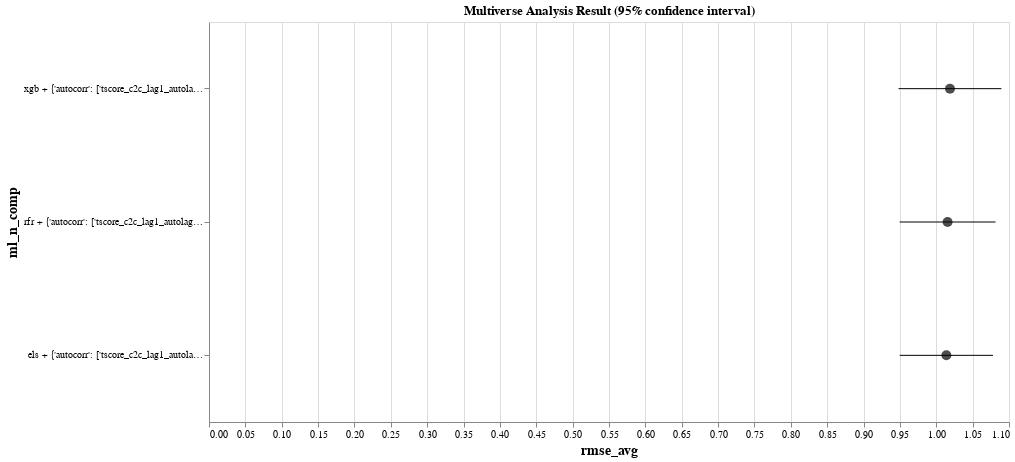

Notebook source saved alongside this figure:
### Code cell
usecols = ["rmse_avg", "ml_n_comp", "rmse_intv0025", "rmse_intv0975"] 
visualizer.plot_multiverse_analysis(df_performances[usecols], x="rmse_avg", y="ml_n_comp", err_minmax=("rmse_intv0025", "rmse_intv0975"))

### Figure 1 — Vega-Lite specification as saved in the notebook (floating-point values rounded to 4 significant figures)
{"config": {"view": {"continuousWidth": 400, "continuousHeight": 300}}, "layer": [{"mark": {"type": "point", "color": "black", "filled": true, "size": 100}, "encoding": {"tooltip": [{"type": "quantitative", "field": "rmse_avg", "format": ".3f", "title": "rmse_avg"}, {"type": "nominal", "field": "ml_n_comp", "title": "component"}], "x": {"type": "quantitative", "axis": {"labelAngle": 0, "labelFontSize": 10, "title": "rmse_avg", "titleFontSize": 14}, "field": "rmse_avg"}, "y": {"type": "nominal", "axis": {"labelAngle": 0, "labelFontSize": 10, "title": "ml_n_comp", "titleFontSize": 14}, "field": "ml_n_comp", "sort": ["xgb + {'autocorr': ['tscore_c2c_lag1_autolag1', 'tscore_c2c_lag1_autolag2', 'tscore_c2c_lag1_autolag3']}", "rfr + {'autocorr': ['tscore_c2c_lag1_autolag1', 'tscore_c2c_lag1_autolag2', 'tscore_c2c_lag1_autolag3']}", "els + {'autocorr': ['tscore_c2c_lag1_autolag1', 'tscore_c2c_lag1_autolag2', 'tscore_c2c_lag1_autolag3']}"]}}, "height": 400, "selection": {"selector001": {"type": "interval", "bind": "scales", "encodings": ["x", "y"]}}, "title": "Multiverse Analysis Result (95% confidence interval)", "width": 800}, {"mark": "errorbar", "encoding": {"x": {"type": "quantitative", "field": "rmse_intv0025", "title": ""}, "x2": {"field": "rmse_intv0975", "title": ""}, "y": {"type": "nominal", "field": "ml_n_comp", "sort": ["xgb + {'autocorr': ['tscore_c2c_lag1_autolag1', 'tscore_c2c_lag1_autolag2', 'tscore_c2c_lag1_autolag3']}", "rfr + {'autocorr': ['tscore_c2c_lag1_autolag1', 'tscore_c2c_lag1_autolag2', 'tscore_c2c_lag1_autolag3']}", "els + {'autocorr': ['tscore_c2c_lag1_autolag1', 'tscore_c2c_lag1_autolag2', 'tscore_c2c_lag1_autolag3']}"]}}, "height": 400, "title": "Multiverse Analysis Result (95% confidence interval)", "width": 800}], "data": {"name": "data-3f5f74d10b5cec0841a37f0f5fed1786"}, "$schema": "https://vega.github.io/schema/vega-lite/v4.8.1.json", "datasets": {"data-3f5f74d10b5cec0841a37f0f5fed1786": [{"rmse_avg": 1.019, "ml_n_comp": "xgb + {'autocorr': ['tscore_c2c_lag1_autolag1', 'tscore_c2c_lag1_autolag2', 'tscore_c2c_lag1_autolag3']}", "rmse_intv0025": 0.9482, "rmse_intv0975": 1.09}, {"rmse_avg": 1.016, "ml_n_comp": "rfr + {'autocorr': ['tscore_c2c_lag1_autolag1', 'tscore_c2c_lag1_autolag2', 'tscore_c2c_lag1_autolag3']}", "rmse_intv0025": 0.9496, "rmse_intv0975": 1.081}, {"rmse_avg": 1.014, "ml_n_comp": "els + {'autocorr': ['tscore_c2c_lag1_autolag1', 'tscore_c2c_lag1_autolag2', 'tscore_c2c_lag1_autolag3']}", "rmse_intv0025": 0.9497, "rmse_intv0975": 1.078}]}}
